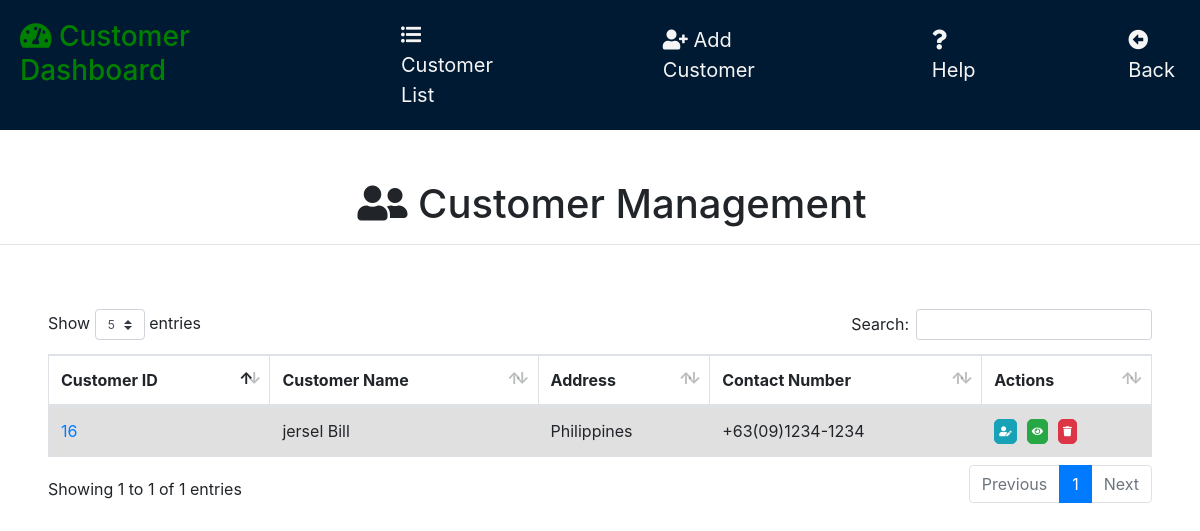
Page /customer/customer.php (signed in) on the committed database.
### tables this page shows
CREATE TABLE `customer` (
  `customer_id` int(11) NOT NULL,
  `firstname` varchar(30) DEFAULT NULL,
  `lastname` varchar(30) DEFAULT NULL,
  `address` text DEFAULT NULL,
  `contact_number` varchar(30) DEFAULT NULL,
  `image` varchar(30) NOT NULL
);

### customer/customer.php (the view, shortened to what this page needs)
<?php
	include("../server/connection.php");
	$sql = "SELECT * FROM customer ORDER BY customer_id ASC ";
	$result	= mysqli_query($db, $sql);
?>
<!DOCTYPE html>
<html>
<head>
	<?php include('../templates/head1.php');
	?>
</head>
<body>
		<span class="image"> <div class="header bg-dark"></span>
		<div>
				<div style="" class="flex-section">
						<div id="sidebar" class="sideebar">
							<h3 class="dashboard"><i class="fas fa-tachometer-alt"></i> Customer Dashboard</h3></button>
							<span class="pt-sm-10"><span id="sidebar_button" onclick="window.location.href='../customer/customer.php'"><i class="fas fa-list-ul"></i> Customer List</span></span>
							<span id="sidebar_button" onclick="window.location.href='../customer/add_customer.php'"><i class="fas fa-user-plus"></i> Add Customer</span>
							<span id="sidebar_button" type="button" data-toggle="popover" title="Customer Management" data-content="Here you can create, update, delete and view customer profiles." data-placement="bottom"><i class="fas fa-question"></i> Help</span>
							<span id="sidebar_button" onclick="window.location.href='../main.php'"><i class="fas fa-arrow-alt-circle-left"></i> Back</span>
						</div>
							<div class="heading">
								<h1 class="ml-4  pl-60"><i class="fas fa-user-friends"></i> Customer Management</h1>
							</div>
				</div>
				<hr>
				<span class="tabo"> <div class="table-responsive mt-4 pl-lg-5  pr-5">
				<table class="table table-striped table-bordered" id="customer_table" style="margin-top: -22px;">
					<thead>
						<tr>
							<th scope="col" class="column-text">Customer ID</th>
							<th scope="col" class="column-text">Customer Name</th>
							<th scope="col" class="column-text">Address</th>
							<th scope="col" class="column-text">Contact Number</th>
							<th scope="col" class="column-text">Actions</th>
						</tr>
					</thead>
					<tbody class="table-hover">
						<?php
							while($row = mysqli_fetch_assoc($result)){
						?>
						<tr class="table-active">
							<td><a href="customer_sales.php?customer_id=<?php echo $row['customer_id'];?>"><?php echo $row['customer_id'];?></a></td>
							<td><?php echo $row['firstname'].'&nbsp'.$row['lastname'];?></td>
							<td><?php echo $row['address'];?></td>
							<td><?php echo $row['contact_number'];?></td>
							<td style="display: flex; gap: 10px" class="btn-flex">
								<a name="edit" title="Edit" style='font-size:10px; border-radius:5px;padding:4px;' href="update_customer.php?id=<?php echo $row['customer_id'];?>" class="btn btn-info btn-xs"><i class="fas fa-user-edit"></i></a>
								<button type="button" name="view" style='font-size:10px; border-radius:5px;padding:4px;' id="<?php echo $row['customer_id'];?>" class="btn btn-success btn-xs view_data"><i class="fas fa-eye"></i></button>
								<button type="button" name="delete" title="Delete" style='font-size:10px; border-radius:5px;padding:4px;' data-id="<?php echo $row['customer_id'];?>"  class="delete btn btn-danger btn-xs" data-toggle="#deleteModal" title="Delete"><i class="fas fa-trash"></i></button>
							</td>
						</tr>
						<?php } ?>
					</tbody>
				</table>
				</div>
				</span>
			</div>
</body>
</html>

### customer/customer.php (style rules this page uses)
#sidebar_button { font-size: 20px; cursor: pointer; color: whitesmoke; padding-top: 5px; }
.sideebar { background-color: #001a33; padding: 20px; display:flex; gap: 150px; }
.dashboard { color: green }
.heading { text-align: center; padding-top: 50px; }
.tabo { padding-left: 100px; }

### rows in the picture
customer: customer_id "16", firstname "jersel", lastname "Bill", address "Philippines", contact_number "+63(09)1234-1234"
